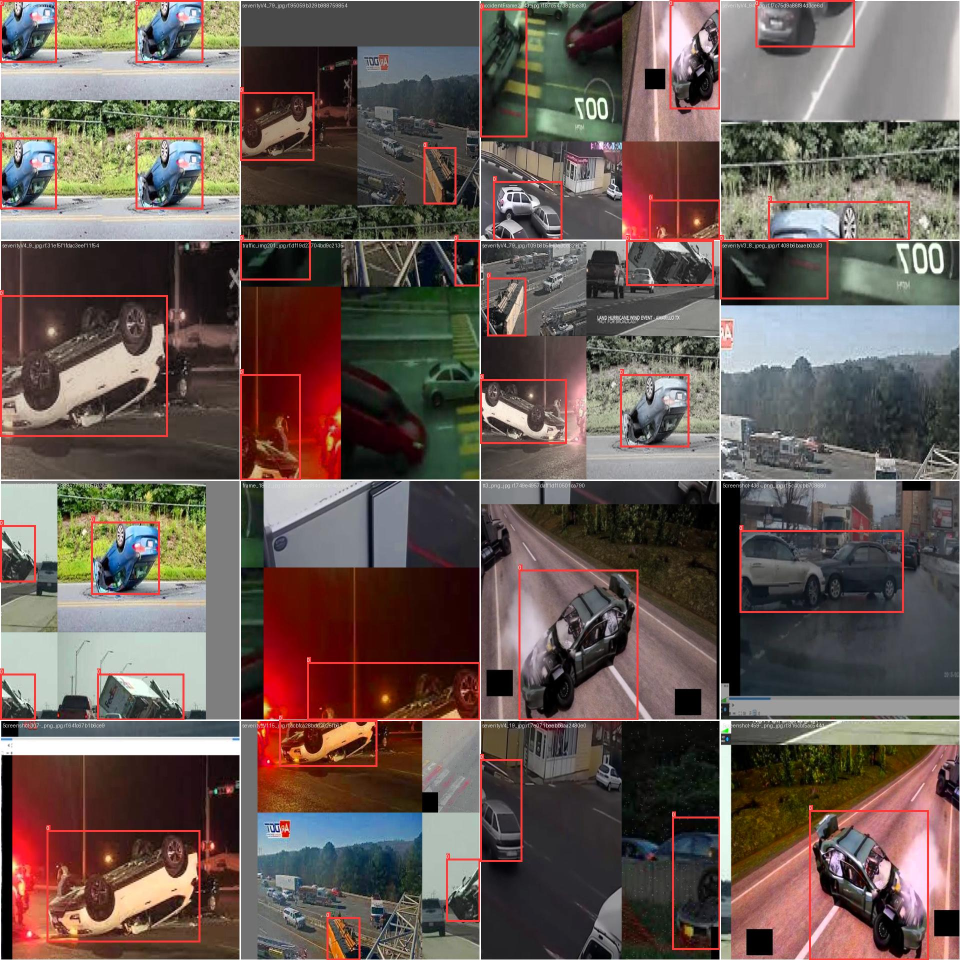
#> input picture runs/detect/train17/train_batch0.jpg, 1920 x 1920 px, given in place of or object detection and tracking - free download now!360.mp4, which was not available (shown at 1/2 size)
$ jupyter execute --allow-errors mais.ipynb
#> lines starting #> are read from the running program, lines starting #| are printed output that depends on the picture; after the words box and inside, x2 and y2 are one past the last pixel; in counts of white or black regions, pixels touching at a corner belong together; pictures that were not available may be replaced by others from this repository, and a replacement may not be noted
[cell 1]
import cv2
import os

#image_folder = r'C:\Users\hugol\Desktop\2023-2024\deep_learning\fil_rouge\VisDrone2019-VID-train\sequences\uav0000126_00001_v'
image_folder = r'C:\Users\hugol\Desktop\projet_fin_annee\fil_rouge_deep_learning\Camera_detection\4K Road traffic video for object detection and tracking - free download now!.mp4'
video_name = 'video.avi'

#> (the rest of this cell did not finish here and is left out)

[cell 2]
#VIDEO STATES


import cv2
cap = cv2.VideoCapture(r'C:\Users\hugol\Desktop\projet_fin_annee\fil_rouge_deep_learning\Camera_detection\4K Road traffic video for object detection and tracking - free download now!360.mp4')
# Object detection from Stable camera
object_detector = cv2.createBackgroundSubtractorKNN(history=1, dist2Threshold= 100)
while True:
    ret, frame = cap.read()
#> frame is the input picture: shape (1920, 1920, 3); mean B, G, R 84.3, 90, 104.2
    #frame = cv2.cvtColor(frame, cv2.COLOR_BGR2GRAY)
    #frame = cv2.GaussianBlur(frame,(7,7),0)

    height, width, _ = frame.shape

    roi = frame[int(height/2.5): height, width-width: width]
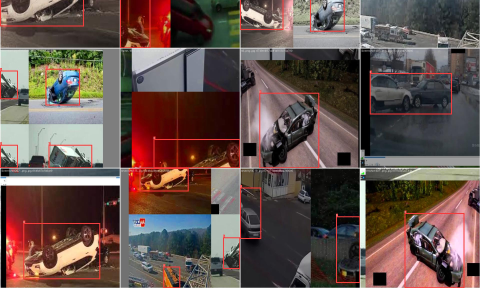
#> roi: shape (1152, 1920, 3) (shown at 1/4 size); mean B, G, R 77.5, 82.8, 101.2

    # 1. Object Detection
    mask = object_detector.apply(roi)
#> mask: shape (1152, 1920); every value is 255
    _, mask = cv2.threshold(mask, 254, 255, cv2.THRESH_BINARY+cv2.THRESH_OTSU)
    #mask = cv2.adaptiveThreshold(mask, 255, cv2.ADAPTIVE_THRESH_GAUSSIAN_C, cv2.THRESH_BINARY,11,2)
    contours, _ = cv2.findContours(mask, cv2.RETR_EXTERNAL, cv2.CHAIN_APPROX_SIMPLE)
#> contours = [[[0, 0], [0, 1151], [1919, 1151], [1919, 0]]]

    for cnt in contours:
        area = cv2.contourArea(cnt)
        if area > 200:
            x, y, w, h = cv2.boundingRect(cnt)
            cv2.rectangle(roi, (x, y), (x+w, y+ h), (0, 255, 0), 3)
#> this loop made 1 pass
#> (cnt, area, x, y, w, h) on pass 1: ([[0, 0], [0, 1151], [1919, 1151], [1919, 0]], 2208769, 0, 0, 1920, 1152)
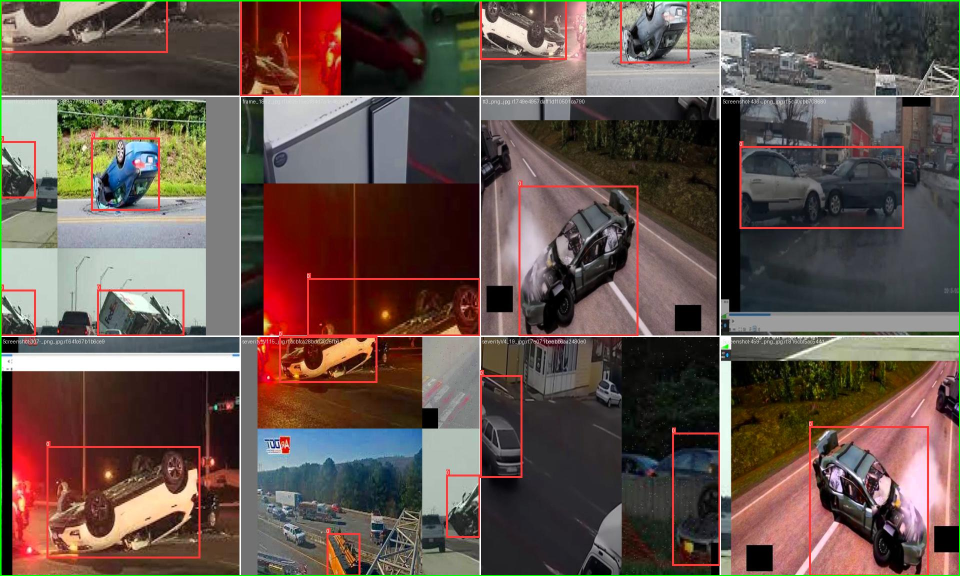
#> roi: shape (1152, 1920, 3) (shown at 1/2 size); 0.69% of pixels changed, all inside (x1, y1, x2, y2) = (0, 0, 1920, 1152)

    cv2.imshow("Frame", frame)
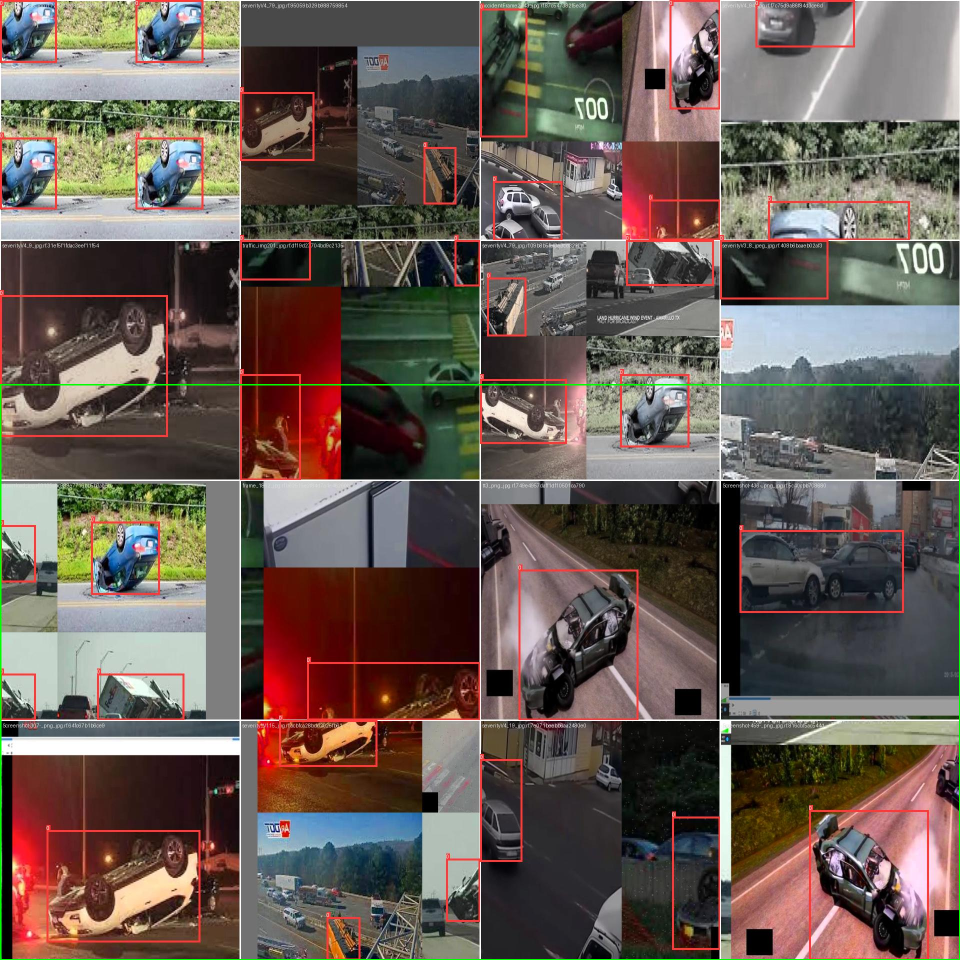
#> window 'Frame': shape (1920, 1920, 3) (shown at 1/2 size); mean B, G, R 83.8, 90.6, 103.5
    cv2.imshow("Mask", mask)

    key = cv2.waitKey(30)
#> (key Esc is pressed here)
    if key == 27:
        break

cap.release()
cv2.destroyAllWindows()

[cell 3]
#VIDEO THAILANDE


import cv2
cap = cv2.VideoCapture(r'C:\Users\hugol\Desktop\projet_fin_annee\fil_rouge_deep_learning\Camera_detection\Thailand traffic footage for object recognition #4.mp4')
# Object detection from Stable camera
object_detector = cv2.createBackgroundSubtractorKNN(history=1, dist2Threshold= 200)
while True:
    ret, frame = cap.read()
    #frame = cv2.cvtColor(frame, cv2.COLOR_BGR2GRAY)
    #frame = cv2.GaussianBlur(frame,(7,7),0)

    height, width, _ = frame.shape

    roi = frame[int(height/2.5): height, width-width: width]

    # 1. Object Detection
    mask = object_detector.apply(roi)
    _, mask = cv2.threshold(mask, 254, 255, cv2.THRESH_BINARY)
    #mask = cv2.adaptiveThreshold(mask, 255, cv2.ADAPTIVE_THRESH_GAUSSIAN_C, cv2.THRESH_BINARY,11,2)
    contours, _ = cv2.findContours(mask, cv2.RETR_TREE, cv2.CHAIN_APPROX_SIMPLE)

    for cnt in contours:
        area = cv2.contourArea(cnt)
        if area > 200:
            x, y, w, h = cv2.boundingRect(cnt)
            cv2.rectangle(roi, (x, y), (x+w, y+ h), (0, 255, 0), 3)

    cv2.imshow("Frame", frame)
    cv2.imshow("Mask", mask)

    key = cv2.waitKey(30)
#> (key Esc is pressed here)
    if key == 27:
        break

cap.release()
cv2.destroyAllWindows()

$ run again, on runs/detect/train17/train_batch1.jpg
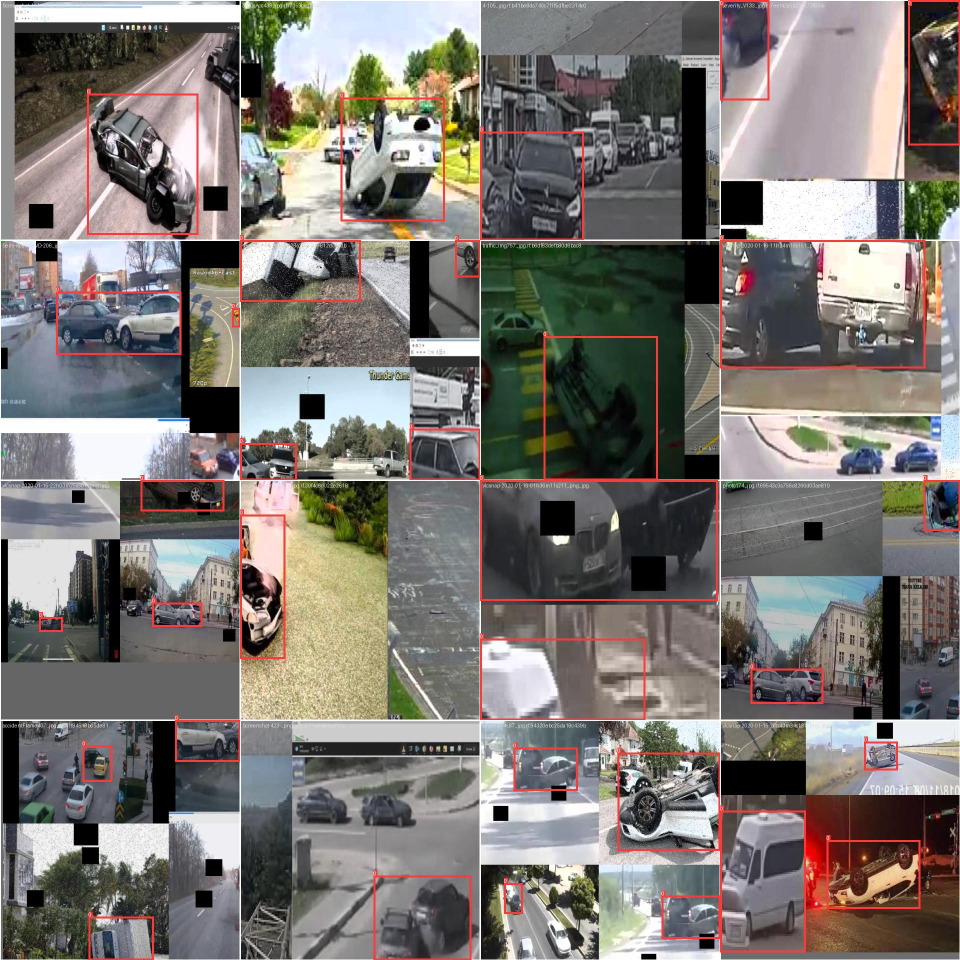
#> input picture runs/detect/train17/train_batch1.jpg, 1920 x 1920 px, given in place of or object detection and tracking - free download now!360.mp4, which was not available (shown at 1/2 size)
#> frame is the input picture: shape (1920, 1920, 3); mean B, G, R 113.8, 118, 122.9
#> mask: shape (1152, 1920); every value is 255
#> contours = [[[0, 0], [0, 1151], [1919, 1151], [1919, 0]]]
#> the loop `for cnt in contours:` made 1 pass
#> (cnt, area, x, y, w, h) on pass 1: ([[0, 0], [0, 1151], [1919, 1151], [1919, 0]], 2208769, 0, 0, 1920, 1152)
#> after the loop `for cnt in contours:`:
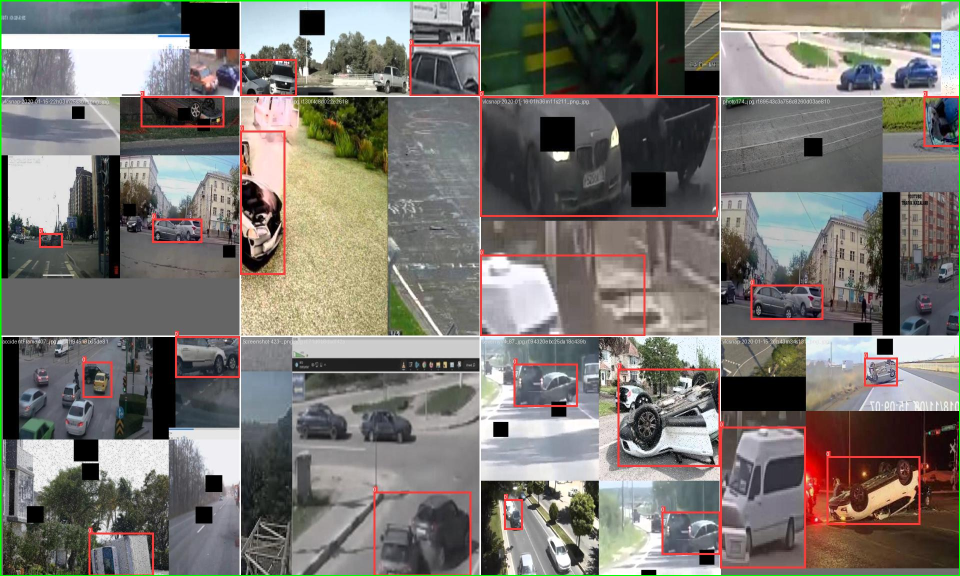
#> roi: shape (1152, 1920, 3) (shown at 1/2 size); mean B, G, R 111.1, 116.5, 119.9
#> `cv2.imshow("Frame", frame)`:
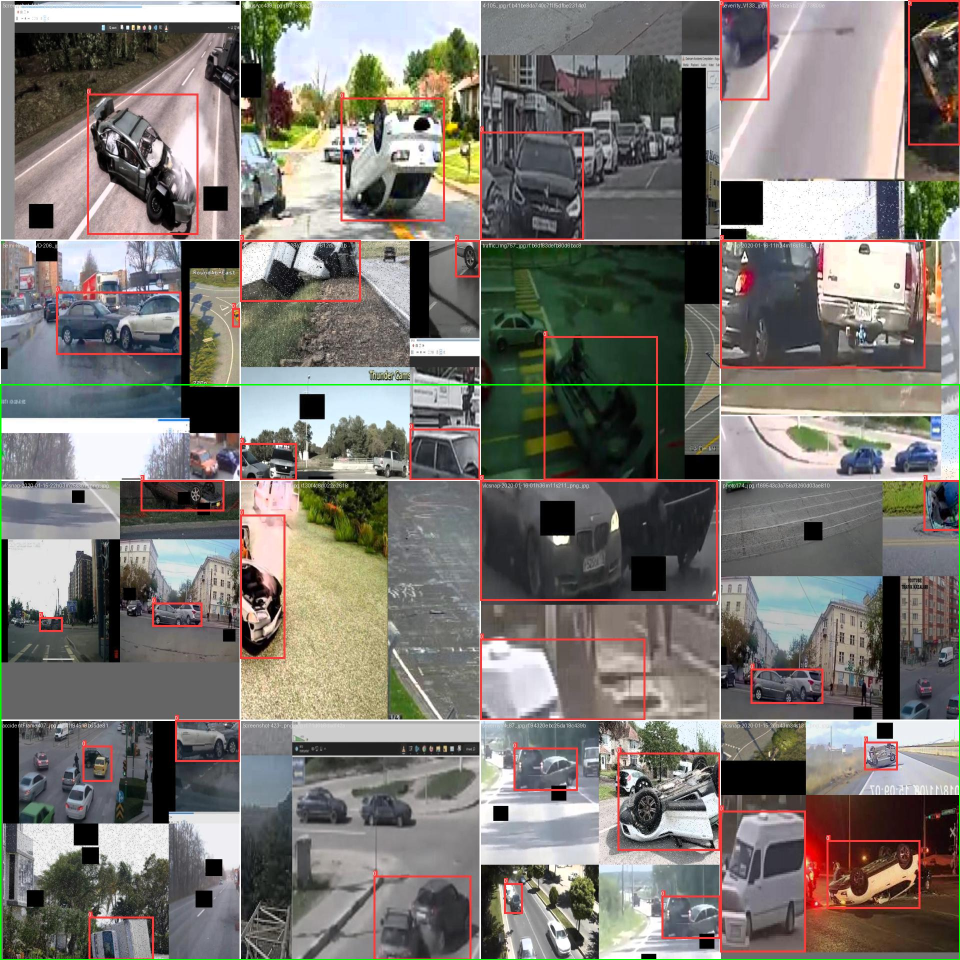
#> window 'Frame': shape (1920, 1920, 3) (shown at 1/2 size); mean B, G, R 113.2, 118.4, 122.2

$ run again, on runs/detect/train17/train_batch1080.jpg
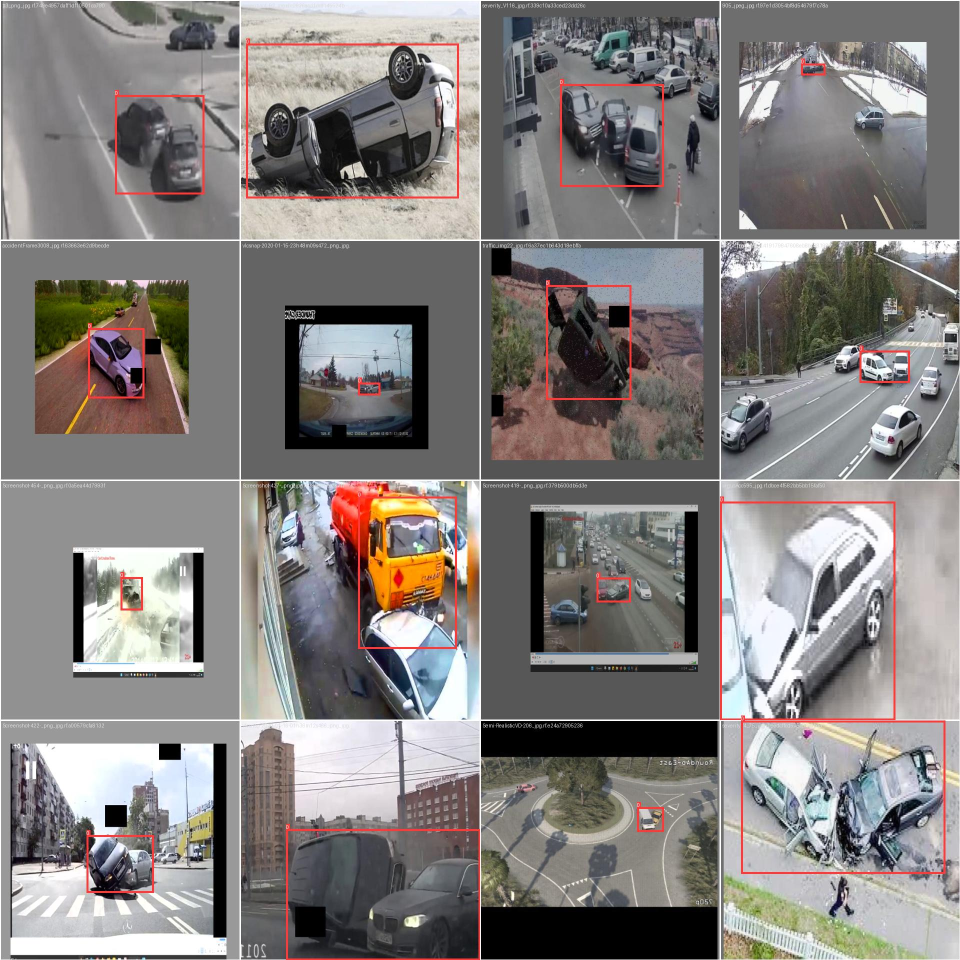
#> input picture runs/detect/train17/train_batch1080.jpg, 1920 x 1920 px, given in place of or object detection and tracking - free download now!360.mp4, which was not available (shown at 1/2 size)
#> frame is the input picture: shape (1920, 1920, 3); mean B, G, R 125.5, 127, 131.1
#> mask: shape (1152, 1920); every value is 255
#> contours = [[[0, 0], [0, 1151], [1919, 1151], [1919, 0]]]
#> the loop `for cnt in contours:` made 1 pass
#> (cnt, area, x, y, w, h) on pass 1: ([[0, 0], [0, 1151], [1919, 1151], [1919, 0]], 2208769, 0, 0, 1920, 1152)
#> after the loop `for cnt in contours:`:
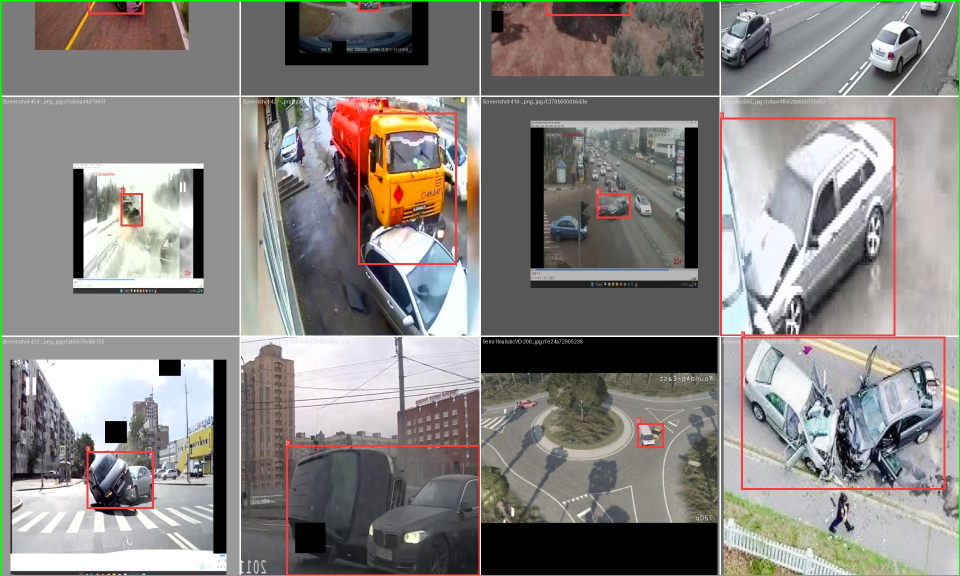
#> roi: shape (1152, 1920, 3) (shown at 1/2 size); mean B, G, R 129.5, 132.8, 135.4
#> `cv2.imshow("Frame", frame)`:
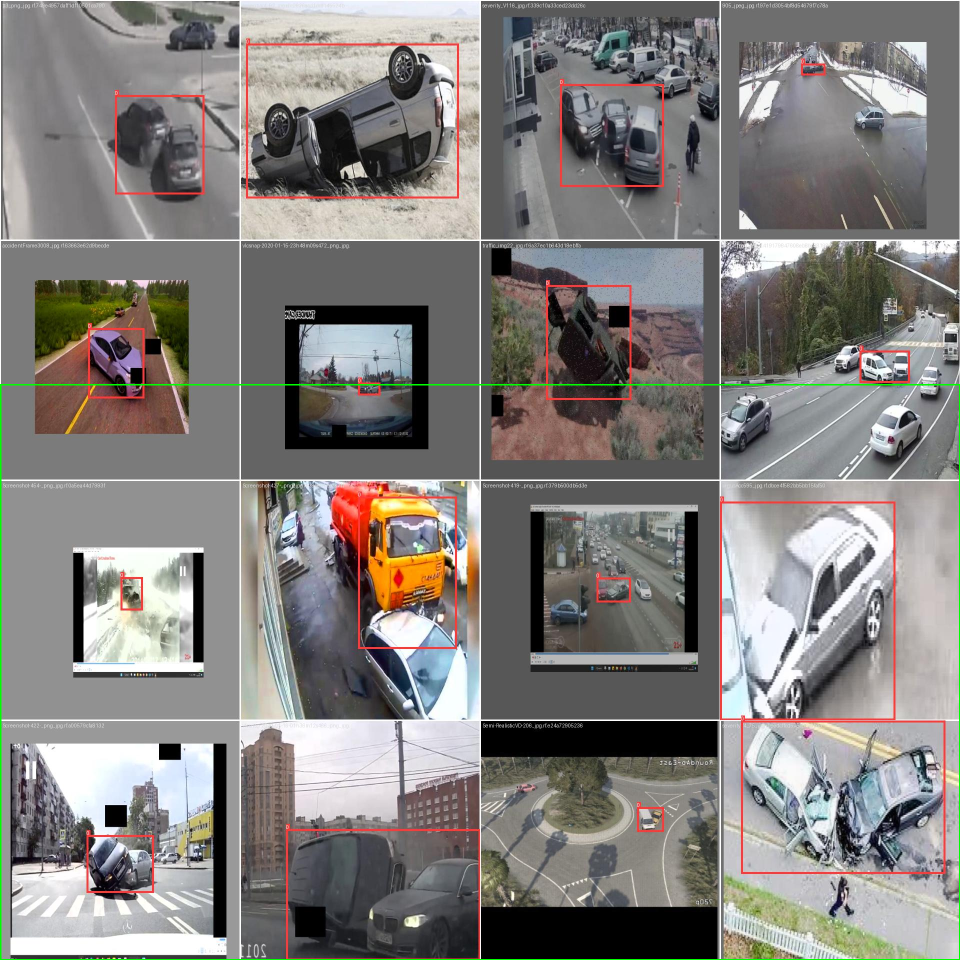
#> window 'Frame': shape (1920, 1920, 3) (shown at 1/2 size); mean B, G, R 124.8, 127.4, 130.4
